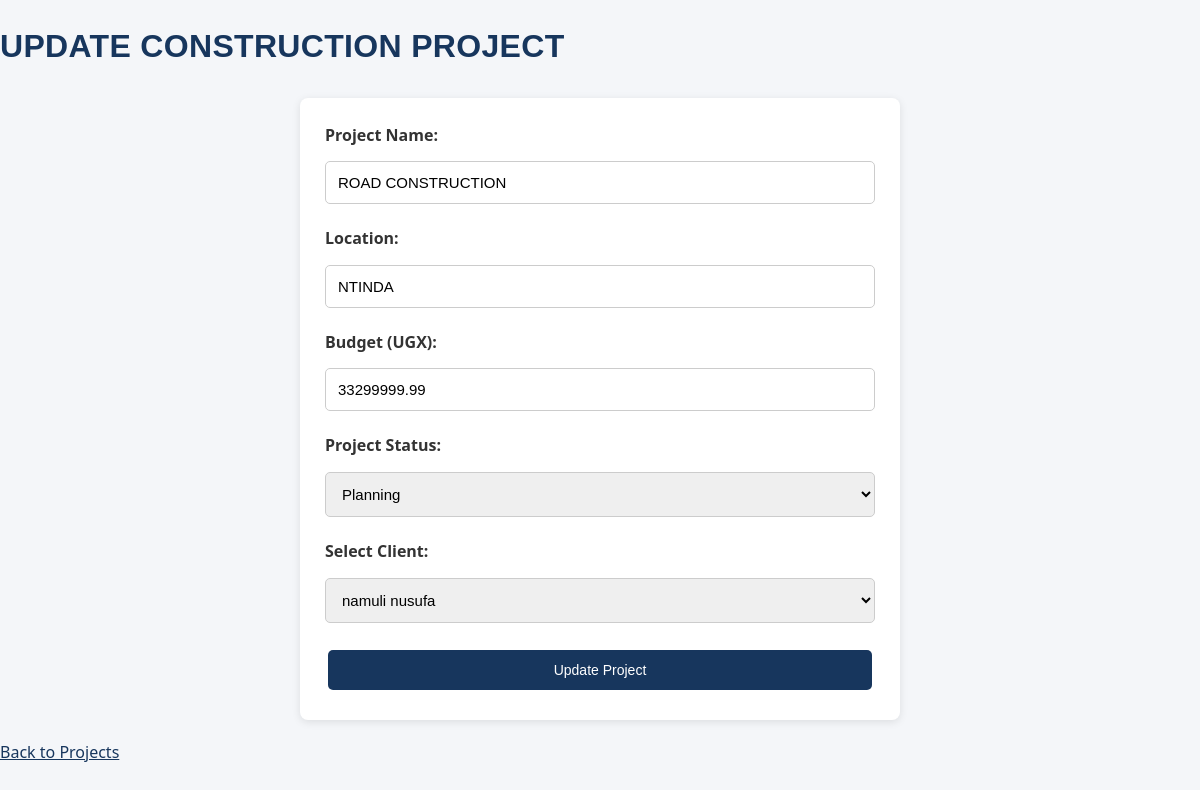
/projects/update/3/, run on the app's committed database.
### myapp/models.py (models this page shows, shortened)
class projects(models.Model):
    ProjectName = models.CharField(max_length=150)
    Location = models.CharField(max_length=150)
    Budget = models.DecimalField(max_digits=15, decimal_places=2)
    Status = models.CharField(max_length=50)
    Client = models.ForeignKey(
        clients,
        on_delete=models.CASCADE
    )

class clients(models.Model):
    Full_Name = models.CharField(max_length=100)
    Phone_Number = models.CharField(max_length=20, unique=True)
    Email = models.EmailField(unique=True)
    Address = models.CharField(max_length=200)

### myapp/views.py (the view, shortened to what this page needs)
# urls.py: path('projects/update/<int:id>/', views.update_project, name='update_project'),
def update_project(request, id):
    project = get_object_or_404(projects, id=id)
    all_clients = clients.objects.all()
    return render(request, 'update_projects.html', {
        'project': project,
        'clients': all_clients
    })

### myapp/templates/update_projects.html (shortened to what this page needs)
<!DOCTYPE html>
<html lang="en">
<head>
    {% load static %}
    <link rel="stylesheet" href="{% static 'style.css' %}">
</head>
<body>
    <h1>UPDATE CONSTRUCTION PROJECT</h1>
    <form method="POST">
        <label>Project Name:</label>
        <input type="text" name="ProjectName"
               value="{{ project.ProjectName }}" required>
        <label>Location:</label>
        <input type="text" name="Location"
               value="{{ project.Location }}" required>
        <label>Budget (UGX):</label>
        <input type="number" name="Budget"
               value="{{ project.Budget }}" min="0" step="0.01" required>
        <label>Project Status:</label>
        <select name="Status" required>
            <option value="Planning" {% if project.Status == "Planning" %}selected{% endif %}>Planning</option>
        </select>
        <label>Select Client:</label>
        <select name="Client" required>
            {% for client in clients %}
                <option value="{{ client.id }}"
                    {% if project.Client_id == client.id %}selected{% endif %}>
                    {{ client.Full_Name }}
                </option>
            {% endfor %}
        </select>
        <button type="submit">Update Project</button>
    </form>
    <a href="{% url 'projects' %}">Back to Projects</a>
</body>
</html>

### myapp/static/style.css (style rules this page uses)
:root { --navy: #17365d; --navy-dark: #0f2542; --blue: #245a91; --safety: #f4c542; --paper: #f4f6f9; --ink: #2b2f36; --font-body: "Barlow", "Segoe UI", Arial, sans-serif; --font-display: "Barlow Condensed", "Arial Narrow", Arial, sans-serif; }
* { box-sizing: border-box; }
body { font-family: var(--font-body); background-color: var(--paper); color: var(--ink); margin: 0; padding: 0; line-height: 1.6; }
h1, h2 { font-family: var(--font-display); color: var(--navy); letter-spacing: 0.01em; }
h1 { margin-bottom: 25px; }
a { color: var(--navy); }
form { background-color: white; max-width: 600px; margin: 20px auto; padding: 25px; border-radius: 8px; box-shadow: 0 2px 8px rgba(0, 0, 0, 0.1); display: flex; flex-direction: column; gap: 10px; }
form label { display: block; font-weight: bold; color: #333; margin-bottom: 3px; }
form input[type="text"], form input[type="email"], form input[type="number"], form input[type="date"], form input[type="password"], form input[type="tel"], form select, form textarea { width: 100%; padding: 12px; border: 1px solid #ccc; border-radius: 5px; font-size: 15px; margin-bottom: 12px; }
form input::placeholder, form textarea::placeholder { color: #999; }
button, input[type="submit"], input[type="reset"] { background-color: var(--navy); color: white; padding: 12px 18px; border: none; border-radius: 5px; cursor: pointer; font-size: 14px; margin: 5px 3px; }

### data on the page
projects: ProjectName "ROAD CONSTRUCTION", Location "NTINDA", Budget "33299999.99", Status "Planning", Client "namuli nusufa"
